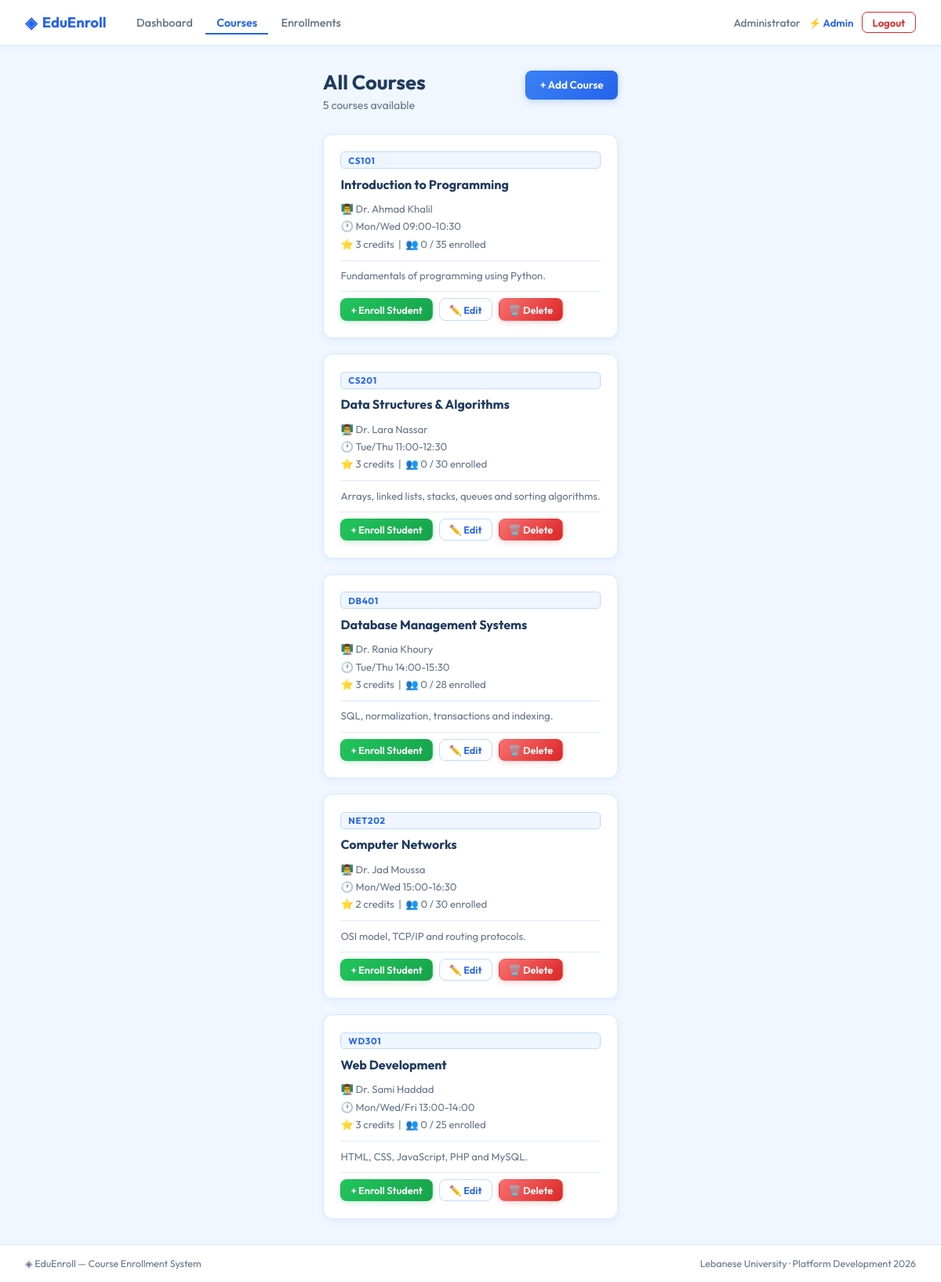
Screenshot of /courses.php (signed in) with the database file from the repository.
### tables this page shows
CREATE TABLE IF NOT EXISTS courses (
  id            INT UNSIGNED     NOT NULL AUTO_INCREMENT,
  course_code   VARCHAR(20)      NOT NULL UNIQUE,
  title         VARCHAR(200)     NOT NULL,
  instructor    VARCHAR(120)     NOT NULL,
  schedule      VARCHAR(120)     NOT NULL,
  credits       TINYINT UNSIGNED NOT NULL DEFAULT 3,
  capacity      INT UNSIGNED     NOT NULL DEFAULT 30,
  description   TEXT,
  created_at    TIMESTAMP        NOT NULL DEFAULT CURRENT_TIMESTAMP,
  PRIMARY KEY (id)
);

### includes/auth.php (called while the page is built, shortened)
<?php
function isAdmin(): bool {
    return ($_SESSION['role'] ?? '') === 'admin';
}

### courses.php (the view, shortened to what this page needs)
<?php
require_once 'includes/auth.php';
$db = getDB();
$courses = $db->query(
                'SELECT c.*, COUNT(e.id) AS enroll_count
     FROM courses c
     LEFT JOIN enrollments e ON c.id = e.course_id
     GROUP BY c.id
     ORDER BY c.course_code'
        )->fetchAll();
?>
<!DOCTYPE html>
<html lang="en">
    <head>
    </head>
    <body>
        <?php include 'includes/navbar.php'; ?>
        <div class="wrap">
            <div class="page-header">
                <div>
                    <h1>All Courses</h1>
                    <p><?= count($courses) ?> course<?= count($courses) !== 1 ? 's' : '' ?> available</p>
                </div>
                <?php if (isAdmin()): ?>
                    <a href="add_course.php" class="btn btn-primary">+ Add Course</a>
                <?php endif; ?>
            </div>
            <?php if (empty($courses)): ?>
                <div class="empty-state">
                    <span class="empty-icon">📚</span>
                    <h3>No courses yet</h3>
                    <p>An admin needs to add courses first.</p>
                </div>
            <?php else: ?>
                <div class="course-grid">
                    <?php foreach ($courses as $i => $c): ?>
                        <div class="course-card" style="animation-delay: <?= $i * 60 ?>ms">
                            <div class="course-code"><?= htmlspecialchars($c['course_code']) ?></div>
                            <div class="course-title"><?= htmlspecialchars($c['title']) ?></div>
                            <div class="course-meta">
                                👨‍🏫 <?= htmlspecialchars($c['instructor']) ?><br>
                                🕐 <?= htmlspecialchars($c['schedule']) ?><br>
                                ⭐ <?= $c['credits'] ?> credits &nbsp;|&nbsp;
                                👥 <?= $c['enroll_count'] ?> / <?= $c['capacity'] ?> enrolled
                            </div>
                            <?php if ($c['description']): ?>
                                <div class="course-desc"><?= htmlspecialchars(mb_strimwidth($c['description'], 0, 110, '…')) ?></div>
                            <?php endif; ?>
                            <div class="course-actions">
                                <?php if (isAdmin()): ?>
                                    <a href="add_enrollment.php?course_id=<?= $c['id'] ?>" class="btn btn-success btn-sm">+ Enroll Student</a>
                                    <a href="edit_course.php?id=<?= $c['id'] ?>"           class="btn btn-outline btn-sm">✏️ Edit</a>
                                    <a href="delete_course.php?id=<?= $c['id'] ?>"         class="btn btn-danger btn-sm">🗑️ Delete</a>
                                <?php endif; ?>
                            </div>
                        </div>
                    <?php endforeach; ?>
                </div>
            <?php endif; ?>
        </div>
        <footer>
            <span>◈ EduEnroll — Course Enrollment System</span>
            <span>Lebanese University · Platform Development 2026</span>
        </footer>
    </body>
</html>

### includes/page_styles.php (style rules this page uses)
:root { --bg: #f0f7ff; --surface: #ffffff; --border: #bfdbfe; --border-light: #dbeafe; --text: #1e3a5f; --text-muted: #64748b; --primary: #2563eb; --primary-lt: #3b82f6; --primary-bg: #eff6ff; --success: #16a34a; --success-bg: #f0fdf4; --danger: #dc2626; --danger-bg: #fef2f2; --warning-bg: #fffbeb; --shadow-sm: 0 2px 8px rgba(59,130,246,.10); --shadow-md: 0 4px 20px rgba(59,130,246,.13); --radius: 12px; --radius-sm: 8px; }
*, *::before, *::after { box-sizing: border-box; margin: 0; padding: 0; }
body { font-family: 'Outfit', sans-serif; background: var(--bg); color: var(--text); min-height: 100vh; display: flex; flex-direction: column; }
.wrap { max-width: 1080px; margin: 0 auto; padding: 2rem 1.5rem; flex: 1; }
.page-header { display: flex; align-items: flex-start; justify-content: space-between; margin-bottom: 1.75rem; flex-wrap: wrap; gap: 1rem; }
.page-header h1 { font-size: 1.6rem; font-weight: 700; color: var(--text); line-height: 1.2; }
.page-header p { font-size: .88rem; color: var(--text-muted); margin-top: .25rem; }
.btn { display: inline-flex; align-items: center; gap: .3rem; padding: .52rem 1.1rem; border-radius: var(--radius-sm); font-family: 'Outfit', sans-serif; font-size: .85rem; font-weight: 600; cursor: pointer; text-decoration: none; border: 1.5px solid transparent; transition: opacity .18s, transform .12s, box-shadow .18s; white-space: nowrap; }
.btn-sm { padding: .32rem .75rem; font-size: .8rem; }
.btn-primary { background: linear-gradient(135deg, var(--primary-lt), var(--primary)); color: #fff; box-shadow: 0 2px 8px rgba(37,99,235,.25); }
.btn-success { background: linear-gradient(135deg, #22c55e, #16a34a); color: #fff; box-shadow: 0 2px 8px rgba(22,163,74,.2); }
.btn-danger { background: linear-gradient(135deg, #f87171, #dc2626); color: #fff; box-shadow: 0 2px 8px rgba(220,38,38,.2); }
.btn-outline { background: #fff; color: var(--primary); border-color: var(--border); }
.course-grid { display: grid; grid-template-columns: repeat(auto-fill, minmax(280px, 1fr)); gap: 1.25rem; }
.course-card { background: #fff; border: 1px solid var(--border-light); border-radius: var(--radius); padding: 1.35rem; box-shadow: var(--shadow-sm); display: flex; flex-direction: column; gap: .6rem; opacity: 0; animation: fadeUp .35s ease forwards; transition: box-shadow .2s, transform .2s; }
.course-code { font-size: .72rem; font-weight: 700; color: var(--primary); background: var(--primary-bg); border: 1px solid var(--border); border-radius: 5px; padding: .15rem .55rem; display: inline-block; letter-spacing: .06em; }
.course-title { font-size: 1rem; font-weight: 700; color: var(--text); line-height: 1.3; }
.course-meta { font-size: .82rem; color: var(--text-muted); line-height: 1.7; }
.course-desc { font-size: .82rem; color: var(--text-muted); line-height: 1.5; border-top: 1px solid var(--border-light); padding-top: .6rem; }
.course-actions { display: flex; gap: .5rem; flex-wrap: wrap; margin-top: auto; padding-top: .5rem; border-top: 1px solid var(--border-light); }
footer { display: flex; align-items: center; justify-content: space-between; padding: 1rem 2rem; border-top: 1px solid var(--border-light); background: #fff; font-size: .78rem; color: var(--text-muted); flex-wrap: wrap; gap: .5rem; }

### rows the page displays
courses: course_code "CS101", title "Introduction to Programming", instructor "Dr. Ahmad Khalil", schedule "Mon/Wed 09:00-10:30", credits "3", enroll_count "0", capacity "35", description "Fundamentals of programming using Python."
courses: course_code "CS201", title "Data Structures & Algorithms", instructor "Dr. Lara Nassar", schedule "Tue/Thu 11:00-12:30", credits "3", enroll_count "0", capacity "30", description "Arrays, linked lists, stacks, queues and sorting algorithms."
courses: course_code "DB401", title "Database Management Systems", instructor "Dr. Rania Khoury", schedule "Tue/Thu 14:00-15:30", credits "3", enroll_count "0", capacity "28", description "SQL, normalization, transactions and indexing."
courses: course_code "NET202", title "Computer Networks", instructor "Dr. Jad Moussa", schedule "Mon/Wed 15:00-16:30", credits "2", enroll_count "0", capacity "30", description "OSI model, TCP/IP and routing protocols."
courses: course_code "WD301", title "Web Development", instructor "Dr. Sami Haddad", schedule "Mon/Wed/Fri 13:00-14:00", credits "3", enroll_count "0", capacity "25", description "HTML, CSS, JavaScript, PHP and MySQL."

### other values shown
$user['full_name'] "Administrator"
count($courses) "5"
